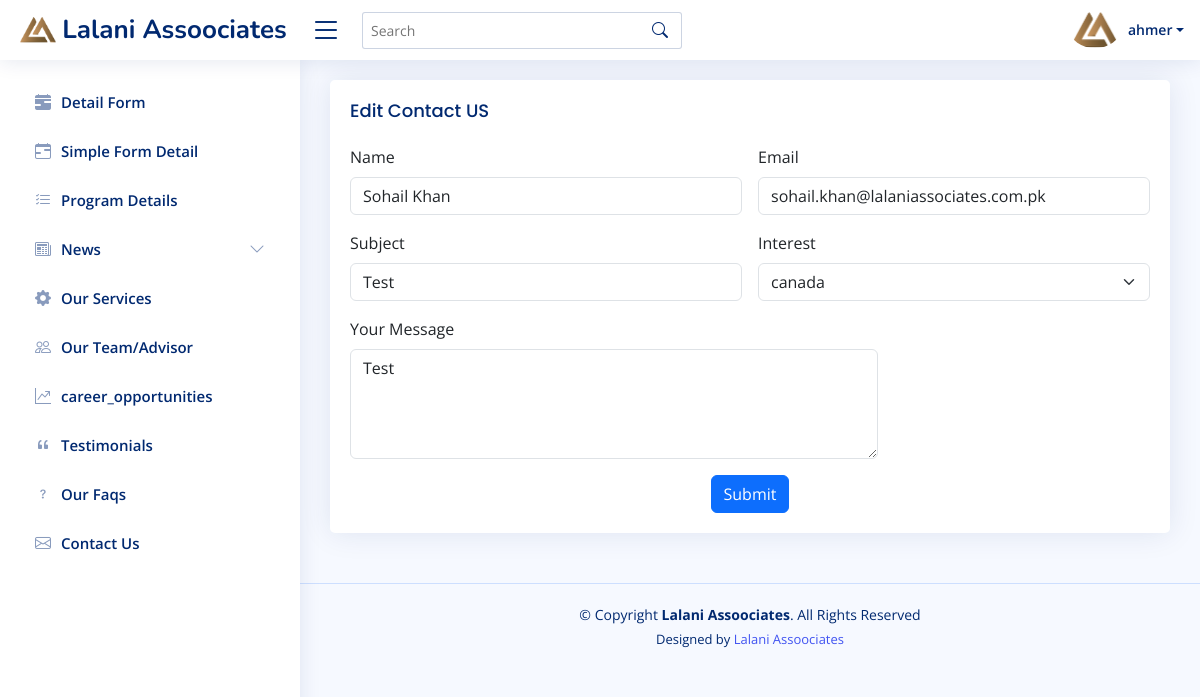
The app's page /Admin/edit_contact.php?id=1 (signed in) with its own data.
### tables this page shows
CREATE TABLE `users` (
  `id` int(11) NOT NULL,
  `username` varchar(50) NOT NULL,
  `email` varchar(255) NOT NULL,
  `password` varchar(200) NOT NULL,
  `created_at` timestamp NOT NULL DEFAULT current_timestamp() ON UPDATE current_timestamp()
);

CREATE TABLE `contact_us` (
  `id` int(11) NOT NULL,
  `name` varchar(100) NOT NULL,
  `email` varchar(50) NOT NULL,
  `mobile` varchar(15) DEFAULT NULL,
  `subject` varchar(100) NOT NULL,
  `interest` varchar(100) NOT NULL,
  `message` text NOT NULL,
  `created_at` timestamp NOT NULL DEFAULT current_timestamp(),
  `updated_at` timestamp NOT NULL DEFAULT current_timestamp() ON UPDATE current_timestamp()
);

### Admin/edit_contact.php (the view, shortened to what this page needs)
<!DOCTYPE html>
<html lang="en">
<head>
  <link href="assets/vendor/bootstrap/css/bootstrap.min.css" rel="stylesheet">
  <link href="assets/vendor/bootstrap-icons/bootstrap-icons.css" rel="stylesheet">
  <link href="assets/vendor/boxicons/css/boxicons.min.css" rel="stylesheet">
  <link href="assets/vendor/quill/quill.snow.css" rel="stylesheet">
  <link href="assets/vendor/quill/quill.bubble.css" rel="stylesheet">
  <link href="assets/vendor/remixicon/remixicon.css" rel="stylesheet">
  <link href="assets/vendor/simple-datatables/style.css" rel="stylesheet">
  <link href="assets/css/custom.css" rel="stylesheet">
  <link href="assets/css/style.css" rel="stylesheet">
</head>
<body>
<?php include 'include/header.php'; ?>
<?php include 'include/side_bar.php'; ?>
  <main id="main" class="main">
  <div class="card">
            <div class="card-body">
              <h5 class="card-title">Edit Contact US</h5>
              <?php
                include 'php_action/config.php' ;
                $id = $_GET['id'];
                $sql = "SELECT * FROM contact_us where id = $id";
                $result = mysqli_query($conn, $sql);
                if (mysqli_num_rows($result) > 0) {
                while($row = mysqli_fetch_assoc($result)) {
                ?>
              <form class="row g-3" method="POST" action="update_contact.php">
                <div class="col-md-6">
                  <label for="name" class="form-label">Name</label>
                  <input type="text" class="form-control" name="name" value="<?php echo $row['name'] ?>" id="name">
                </div>
                <div class="col-md-6">
                  <label for="inputEmail5" class="form-label">Email</label>
                  <input type="email" class="form-control" name="email" value="<?php echo $row['email'] ?>" id="inputEmail5">
                </div>
                <div class="col-md-6">
                  <label for="subject" class="form-label">Subject</label>
                  <input type="text" class="form-control" name="subject" value="<?php echo $row['subject'] ?>" id="subject">
                </div>
                <div class="col-md-6">
                  <label for="interest" class="form-label">Interest</label>
                  <select id="interest" class="form-select" name="interest" required>
                        <option value="<?php echo $row['interest'] ?>" ><?php echo $row['interest'] ?></option>
                    </select>
                </div>
                <div class="col-8">
                    <label for="message" class="form-label">Your Message</label>
                    <textarea class="form-control" id="message" name="message" placeholder="Enter Your Message" rows="4"><?php echo $row['message'] ?></textarea>
                </div>
                <div class="text-center">
                  <button type="submit"  name="submit" class="btn btn-primary">Submit</button>
                </div>
              </form>
<?php }} ?>
            </div>
          </div>
  </main>
  <?php include 'include/footer.php'; ?>
</body>
</html>

### Admin/include/header.php (shortened to what this page needs)
<header id="header" class="header fixed-top d-flex align-items-center">
  <div class="d-flex align-items-center justify-content-between">
    <a href="index.php" class="logo d-flex align-items-center">
      <img src="../assets/images/title_icon.png" alt="">
      <span class="d-none d-lg-block">Lalani Assoociates</span>
    </a>
    <i class="bi bi-list toggle-sidebar-btn"></i>
  </div>
  <div class="search-bar">
    <form class="search-form d-flex align-items-center" method="POST" action="#">
      <input type="text" name="query" placeholder="Search" title="Enter search keyword">
      <button type="submit" title="Search"><i class="bi bi-search"></i></button>
    </form>
  </div>
  <nav class="header-nav ms-auto">
    <ul class="d-flex align-items-center">
      <li class="nav-item dropdown pe-3">
      <?php
      if (isset($_SESSION['user_id']) && isset($_SESSION['email'])) {
          $user_id = $_SESSION['user_id'];
      } else {
          header("Location: login.php");
          exit();
      }
              include 'php_action/config.php' ;
              $sql = "SELECT * FROM users where id = $user_id";
              $result = mysqli_query($conn, $sql);
              if (mysqli_num_rows($result) > 0) {
              while($row = mysqli_fetch_assoc($result)) {
              ?>
        <a class="nav-link nav-profile d-flex align-items-center pe-0" href="#" data-bs-toggle="dropdown">
          <img src="../assets/images/title_icon.png" alt="Profile" class="rounded-circle">
          <span class="d-none d-md-block dropdown-toggle ps-2"><?php echo $row['username'] ?></span>
        </a>
          <?php }} ?>
      </li>
    </ul>
  </nav>
</header>

### Admin/assets/css/style.css (style rules this page uses)
:root { scroll-behavior: smooth; }
body { font-family: "Open Sans", sans-serif; background: #f6f9ff; color: #444444; }
a { color: #4154f1; text-decoration: none; }
h1, h2, h3, h4, h5, h6 { font-family: "Nunito", sans-serif; }
#main { margin-top: 60px; padding: 20px 30px; transition: all 0.3s; }
.card { margin-bottom: 30px; border: none; border-radius: 5px; box-shadow: 0px 0 30px rgba(1, 41, 112, 0.1); }
.card-title { padding: 20px 0 15px 0; font-size: 18px; font-weight: 500; color: #012970; font-family: "Poppins", sans-serif; }
.card-body { padding: 0 20px 20px 20px; }
.logo { line-height: 1; }
@media (min-width: 1200px) { .logo { width: 280px; } }
.logo img { max-height: 26px; margin-right: 6px; }
.logo span { font-size: 26px; font-weight: 700; color: #012970; font-family: "Nunito", sans-serif; }
.header { transition: all 0.5s; z-index: 997; height: 60px; box-shadow: 0px 2px 20px rgba(1, 41, 112, 0.1); background-color: #fff; padding-left: 20px; }
.header .toggle-sidebar-btn { font-size: 32px; padding-left: 10px; cursor: pointer; color: #012970; }
.header .search-bar { min-width: 360px; padding: 0 20px; }
.header .search-form { width: 100%; }
.header .search-form input { border: 0; font-size: 14px; color: #012970; border: 1px solid rgba(1, 41, 112, 0.2); padding: 7px 38px 7px 8px; border-radius: 3px; transition: 0.3s; width: 100%; }
.header .search-form button { border: 0; padding: 0; margin-left: -30px; background: none; }
.header .search-form button i { color: #012970; }
.header-nav ul { list-style: none; }
.header-nav>ul { margin: 0; padding: 0; }
.header-nav .nav-profile { color: #012970; }
.header-nav .nav-profile img { max-height: 36px; }
.header-nav .nav-profile span { font-size: 14px; font-weight: 600; }
@media (min-width: 1200px) { #main, #footer { margin-left: 300px; } }

### records on screen
users: username "ahmer"
contact_us: name "Sohail Khan", email "sohail.khan@lalaniassociates.com.pk", subject "Test", interest "canada", message "Test"
